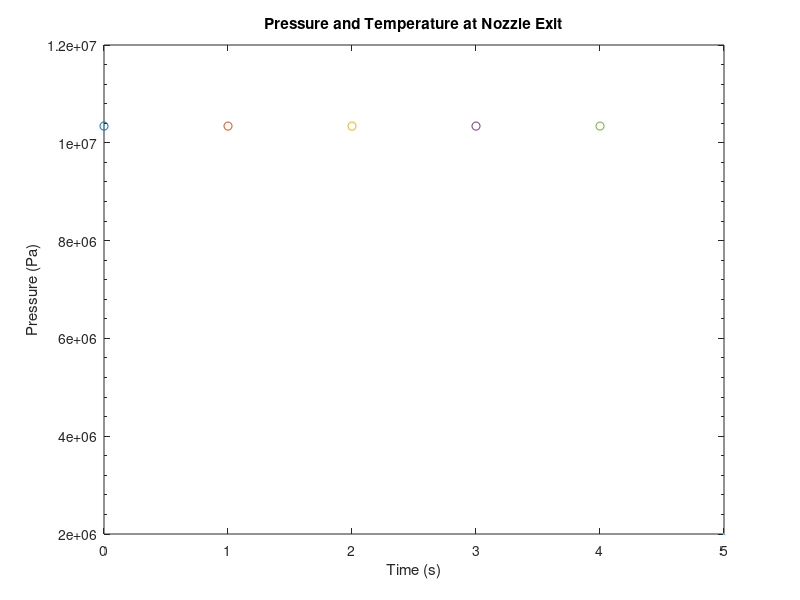

Reproduce this figure in MATLAB.
clear all;
close all;
clc;

%%Flow parameters
Pc = 1000*6894.76;
Pi = 3400*6894.76;
Pr = 1500*6894.76;
V = 0.06737; % m3 Tank Volume
Ti = 300; % K Tank gas temperature

%%Gas Parameters
k = 1.4;
R = 297;

t = 0:80;

Pamb = 140; % Pa

gamma = k*(2/(k+1))^((k+1)/(2*(k-1)));

At = pi*(4.5/1000)^2;
Ar = pi*(0.00635)^2;
Me = 5;

t = 0;

P = Pi;

while P>Pr
    
    P0 = @(t)Pi./(1+(k-1)/(2*k)*(k*R*Ti)^(1/2)*gamma*(At/V)*t).^(2*k/(k-1));
    P = P0(t);
    T0 = @(t) Ti*(P0(t)/Pi).^((k-1)/k);
    mdot = @(t) gamma*Ar*Pr./sqrt(k*R*T0(t)); % Might be At

    plot(t, Pr, 'o')
    hold on;

    t= t+1;
    
end


P0 = @(t)Pc./(1+(k-1)/(2*k)*(k*R*Ti)^(1/2)*gamma*(At/V)*t).^(2*k/(k-1));
T0 = @(t) Ti*(P0(t)/Pc).^((k-1)/k);
mdot = @(t) gamma*At*P0(t)./sqrt(k*R*T0(t));


%%Pressure and temperature at exit
hold on
plot(t, P0(t))
xlabel('Time (s)')
ylabel('Pressure (Pa)')
                                                                                                               
title('Pressure and Temperature at Nozzle Exit')
set(gca,'YMinorTick','on');


